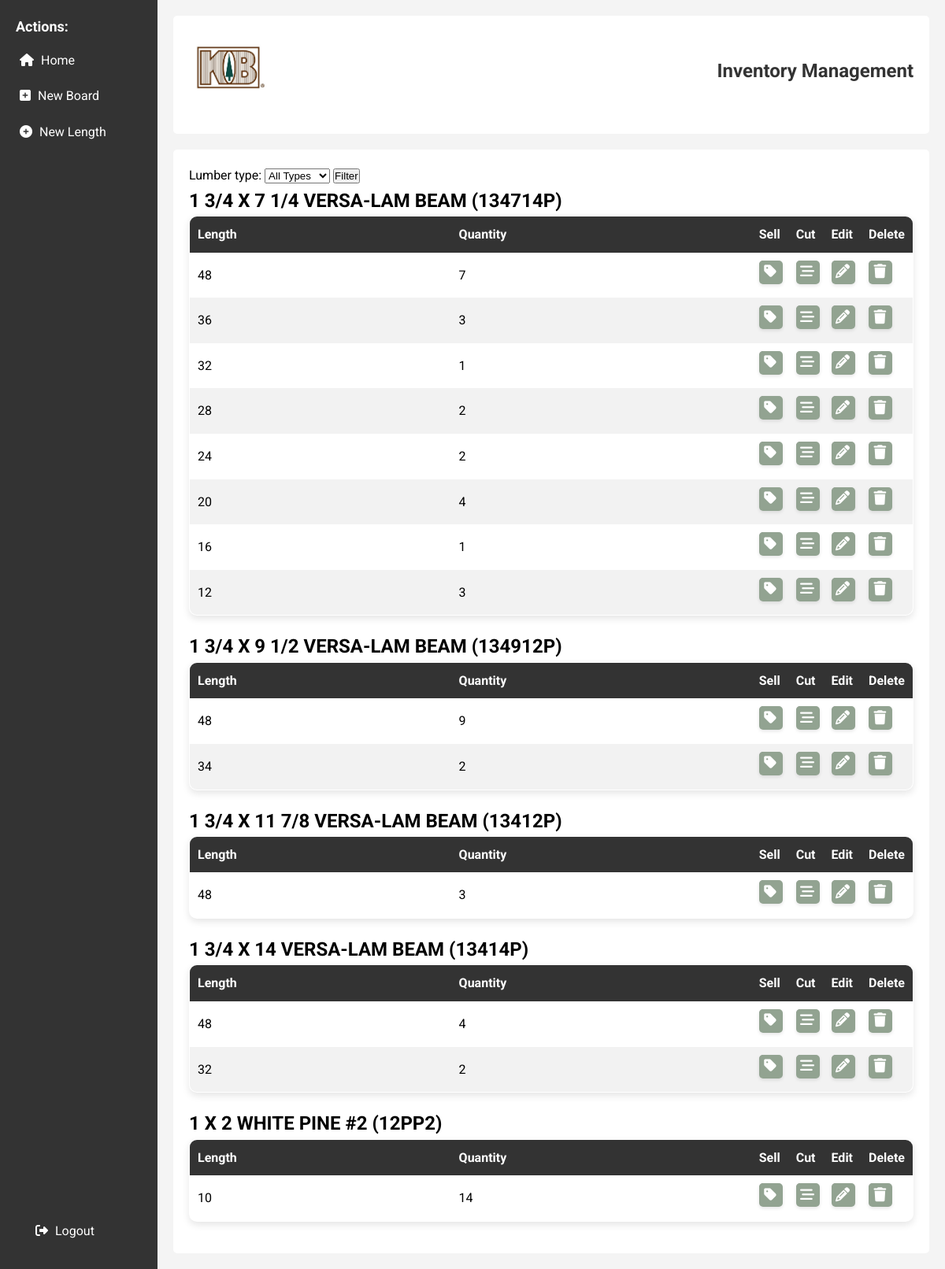
The page /inventory/ (signed in) on the database as committed earlier.
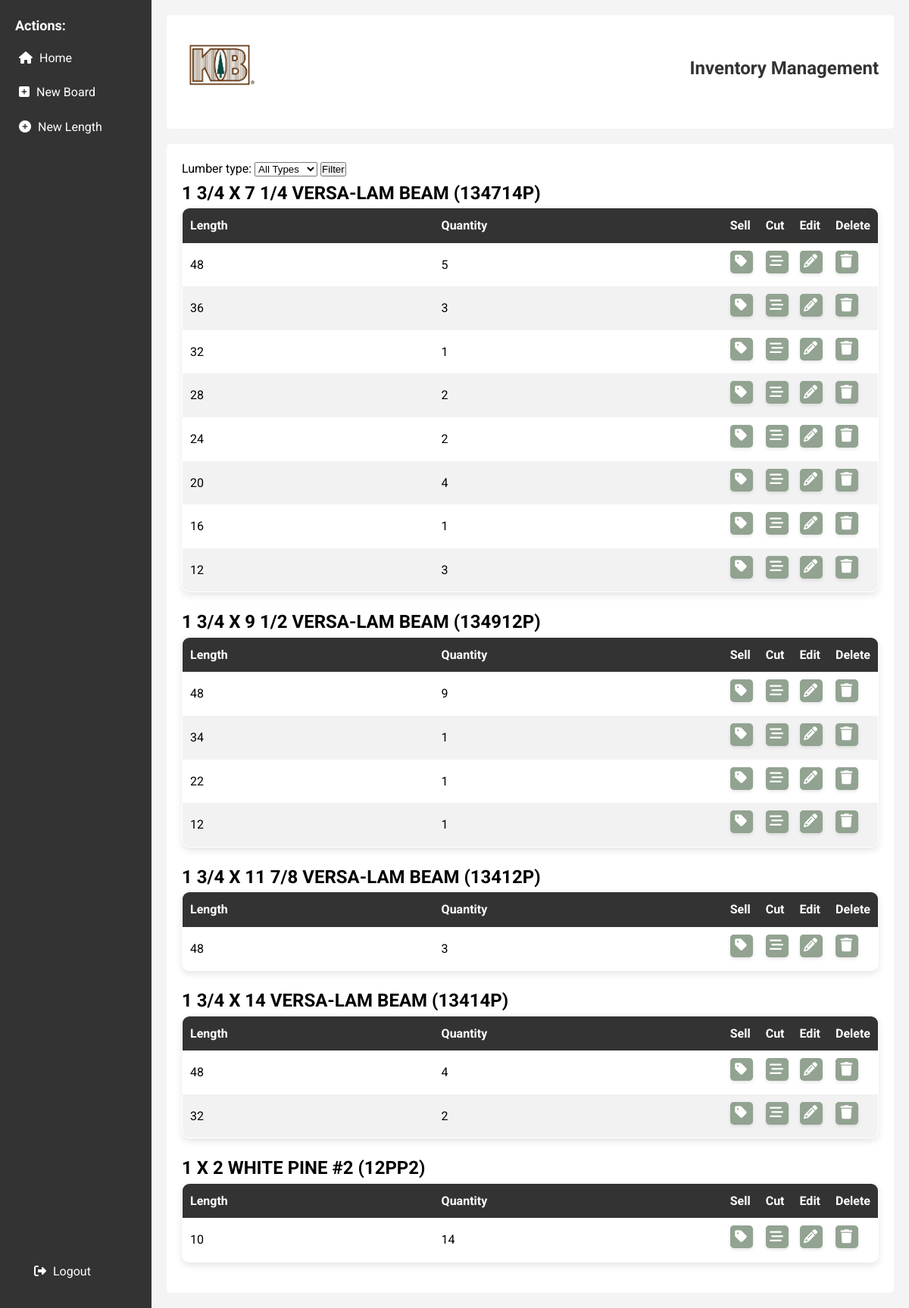
The same page on the database as committed later.
### inventory/models.py (models this page shows, shortened)
class Lumber(models.Model):
    LUMBER_TYPES = (
        ('lvl', 'Versa-Lam Beam'),
        ('knottypine', '#2 White Pine'),
    )
    ref_id = models.CharField(unique=True, primary_key=True, max_length=30)
    name = models.TextField()
    lumber_type = models.CharField(max_length=30, choices= LUMBER_TYPES, null=True, default=None)
    user = models.ForeignKey(User, on_delete=models.CASCADE, default=get_default_user)

class Length(models.Model):
    lumber = models.ForeignKey(Lumber, on_delete=models.CASCADE)
    length = models.PositiveIntegerField(default=0)
    quantity = models.PositiveIntegerField(default=0)
    class Meta:
        unique_together = ('lumber', 'length')

### inventory/views.py (the view)
# urls.py: path('', views.home, name='home'),
@login_required
def home(request):
    selected_type = request.GET.get('lumber_type', None)
    if selected_type:
        lumber_list = Lumber.objects.filter(lumber_type=selected_type)
    else:
        lumber_list = Lumber.objects.all()
    length_list = Length.objects.all()
    form = LumberTypeFilterForm()
    context = {'lumber_list': lumber_list, 'length_list': length_list, 'form': form}
    return render(request, 'inventory/home.html', context)

### inventory/forms.py
class LumberTypeFilterForm(forms.Form):
    lumber_type = forms.ModelChoiceField(queryset=Lumber.objects.values_list('lumber_type', flat=True).distinct(), empty_label="All Types", required=False)

### inventory/templates/inventory/home.html (shortened to what this page needs)
{% extends 'base.html' %} {% load static %}
{% block content %}
<form method="GET">
    {{ form }}
    <input type="submit" value="Filter" />
</form>
{% for lumber in lumber_list %}
    <h2>{{ lumber.name }} ({{ lumber.ref_id }})</h2>
    <table class="data-table">
        <thead>
            <tr>
                <th>Length</th>
                <th>Quantity</th>
                <th>Sell</th>
                <th>Cut</th>
                <th>Edit</th>
                <th>Delete</th>
            </tr>
        </thead>
        <tbody>
            {% for length in lumber.length_set.all|dictsortreversed:"length" %}
            <tr>
                <td>{{ length.length }}</td>
                <td>{{ length.quantity }}</td>
                <td class="action-cell">
                    <span class="icon-button">
                        <a href="{% url 'sell' ref_id=lumber.ref_id length=length.length %}">
                            <i class="fa-solid fa-tag"></i>
                        </a>
                    </span>
                </td>
                <td class="action-cell">
                    <span class="icon-button">
                        <a href="{% url 'cut' ref_id=lumber.ref_id length=length.length %}">
                            <i class="fa-solid fa-bars-staggered"></i>
                        </a>
                    </span>
                </td>
                <td class="action-cell">
                    <span class="icon-button">
                        <a href="{% url 'changequantity' ref_id=lumber.ref_id length=length.length %}">
                            <i class="fa-solid fa-pencil"></i>
                        </a>
                    </span>
                </td>
                <td class="action-cell">
                    <span class="icon-button">
                        <a href="{% url 'lengthdelete' ref_id=lumber.ref_id length=length.length %}">
                            <i class="fa-solid fa-trash"></i>
                        </a>
                    </span>
                </td>
            </tr>
            {% endfor %}
        </tbody>
    </table>
{% endfor %}
{% endblock %}

Rows that differ between the two databases and show on the page:
changed Length (number 1 of 16 on the later page): quantity "7" → "5"
changed Length (number 10 of 16 on the later page): quantity "2" → "1"
added Length: length "22", quantity "1", shown under Lumber "1 3/4 X 9 1/2 VERSA-LAM BEAM"
added Length: length "12", quantity "1", shown under Lumber "1 3/4 X 9 1/2 VERSA-LAM BEAM"
